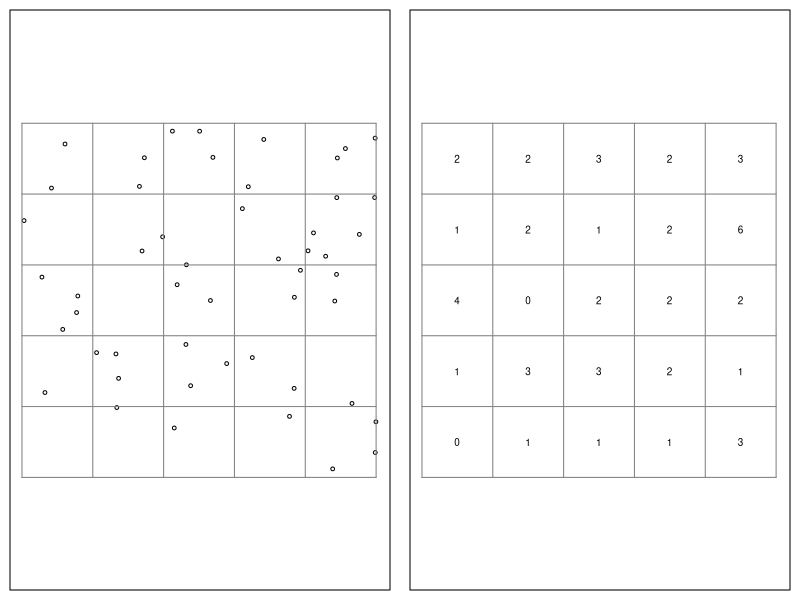
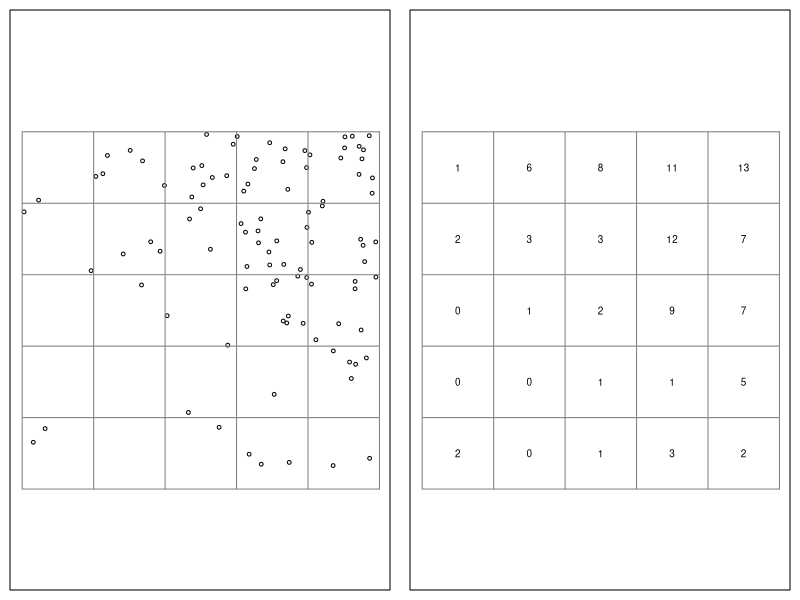
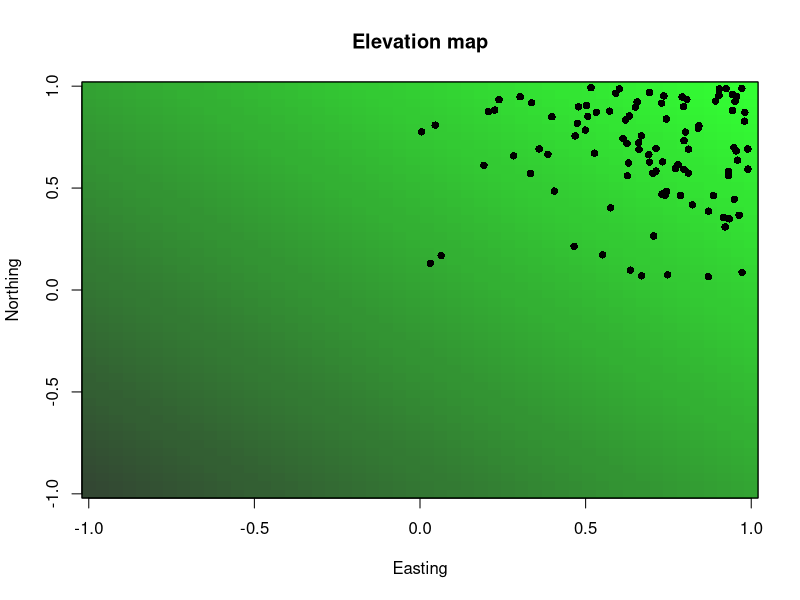

The R script that drew these images, in order:


# Homogeneous BPP


set.seed(4234)
N <- 50
s <- cbind(runif(N), runif(N)) # points
# counts in each pixel
n.k <- table(cut(s[,1], seq(0, 1, 0.2)),
             cut(s[,2], seq(0, 1, 0.2)))


# plot continuous space and discrete space
png("figs/homoPlots.png", width=5, height=2.5, units="in", res=400)
op <- par(mfrow=c(1, 2), mai=c(0.1, 0.1, 0.1, 0.1))
plot(s, frame=T, ann=FALSE, axes=FALSE, asp=1, cex=0.5)
segments(seq(0, 1, 0.2), 0, seq(0, 1, 0.2), 1, col=gray(0.5))
segments(0, seq(0, 1, 0.2), 1, seq(0, 1, 0.2), col=gray(0.5))
plot(s, frame=T, ann=FALSE, axes=F, type="n", asp=1)
segments(seq(0, 1, 0.2), 0, seq(0, 1, 0.2), 1, col=gray(0.5))
segments(0, seq(0, 1, 0.2), 1, seq(0, 1, 0.2), col=gray(0.5))
y <- 0.1
for(i in 1:nrow(n.k)) {
    text(seq(0.1, 1, by=0.2), y, labels=n.k[,i], cex=0.6)
    y <- y+0.2
}
par(op)
dev.off()









# Heterogeneous BPP





# spatial covariate
elev.fn <- function(x) x[,1]+x[,2]


# 2-dimensional integration over unit square
int2d <- function(alpha, delta=0.02) {
  z <- seq(delta/2, 1-delta/2, delta)
  len <- length(z)
  cell.area <- delta*delta
  S <- cbind(rep(z, each=len), rep(z, times=len))
  sum(exp(alpha*elev.fn(S)) * cell.area)
  }

# Simulate PP using rejection sampling
set.seed(395)
N <- 100
count <- 1
s <- matrix(NA, N, 2)
alpha <- 2 # parameter of interest
while(count <= 100) {
  x.c <- runif(1, 0, 1)
  y.c <- runif(1, 0, 1)
  s.cand <- cbind(x.c,y.c)
  elev.min <- elev.fn(cbind(-1,-1))
  elev.max <- elev.fn(cbind(1,1))
  pr <- exp(alpha*elev.fn(s.cand)) / int2d(alpha)
  Q <- max(c(exp(alpha*elev.min) / int2d(alpha),
             exp(alpha*elev.max) / int2d(alpha)))
  if(runif(1) < pr/Q) {
    s[count,] <- s.cand
    count <- count+1
    cat("accept\n")
    }
  else
    cat("  reject\n")
  }






n.k <- table(cut(s[,1], seq(0, 1, 0.2)),
             cut(s[,2], seq(0, 1, 0.2)))


# plot continuous space and discrete space
png("figs/heteroPlots.png", width=5, height=2.5, units="in", res=400)
op <- par(mfrow=c(1, 2), mai=c(0.1, 0.1, 0.1, 0.1))
plot(s, frame=T, ann=FALSE, axes=FALSE, asp=1, cex=0.5)
segments(seq(0, 1, 0.2), 0, seq(0, 1, 0.2), 1, col=gray(0.5))
segments(0, seq(0, 1, 0.2), 1, seq(0, 1, 0.2), col=gray(0.5))
plot(s, frame=T, ann=FALSE, axes=F, type="n", asp=1)
segments(seq(0, 1, 0.2), 0, seq(0, 1, 0.2), 1, col=gray(0.5))
segments(0, seq(0, 1, 0.2), 1, seq(0, 1, 0.2), col=gray(0.5))
y <- 0.1
for(i in 1:nrow(n.k)) {
    text(seq(0.1, 1, by=0.2), y, labels=n.k[,i], cex=0.6)
    y <- y+0.2
}
par(op)
dev.off()




# plot the simulated data
png("../figs/elevMap.png", width=7, height=7, units="in", res=400)
Sx <- seq(-1, 1, length=50)
len <- length(Sx)
S <- cbind(rep(Sx, each=len), rep(Sx, times=len))
elev <- elev.fn(S)
image(Sx, Sx, matrix(elev, len), col=rgb(0,seq(0.1,1,0.01),0,0.8),
      xlab="Easting", ylab="Northing", main="Elevation map")
box()
points(s, pch=16)
dev.off()
